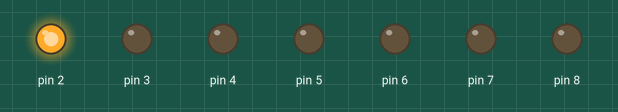
A sketch run on a simulated Arduino Uno, built with avr-gcc and run on an emulated ATmega328P. Shown: output pins drawn as LEDs (lit = HIGH).

Above: at 0.1 s.
At 4.1 s:
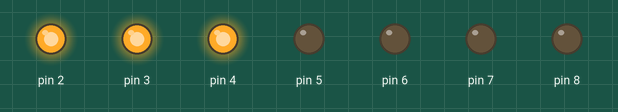
At 10.1 s:
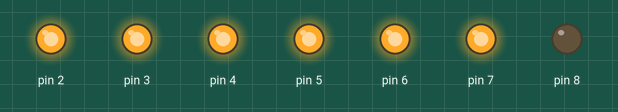
At 18.1 s:
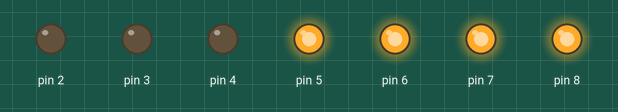
At 26.1 s:
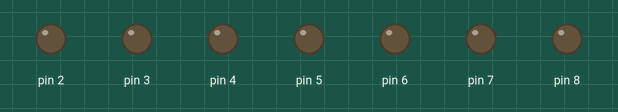
At 37.1 s:
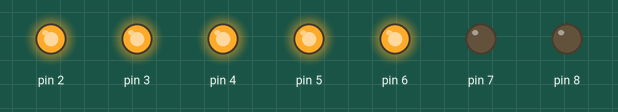
Timing chart, 0 to 40.0 s (numbered marks = the images above):
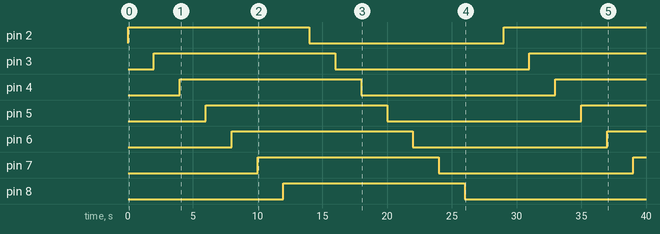

Measured:
- by itself, pin 2: LOW → HIGH at 0.00 s, → LOW 14.0 s later, → HIGH 15.0 s later
- by itself, pin 3: LOW → HIGH at 2.0 s, → LOW 14.0 s later, → HIGH 15.0 s later
- by itself, pin 4: LOW → HIGH at 4.0 s, → LOW 14.0 s later, → HIGH 15.0 s later
- by itself, pin 5: LOW → HIGH at 6.0 s, → LOW 14.0 s later, → HIGH 15.0 s later
- by itself, pin 6: LOW → HIGH at 8.0 s, → LOW 14.0 s later, → HIGH 15.0 s later
- by itself, pin 7: LOW → HIGH at 10.0 s, → LOW 14.0 s later, → HIGH 15.0 s later
- by itself, pin 8: LOW → HIGH at 12.0 s, → LOW 14.0 s later

The sketch:

Seven_Segment_display_Programme.ino
```cpp
void setup() {
  // put your setup code here, to run once:
pinMode(2,OUTPUT);
pinMode(3,OUTPUT);
pinMode(4,OUTPUT);
pinMode(5,OUTPUT);
pinMode(6,OUTPUT);
pinMode(7,OUTPUT);
pinMode(8,OUTPUT);

}

void loop() {
  // put your main code here, to run repeatedly:
for(int i=2;i<9;i++)
{
  digitalWrite(i,HIGH);
  delay(2000);

}
for(int i=2;i<9;i++)
{
  digitalWrite(i,LOW);
  delay(2000);
}
delay(1000);
}
```
